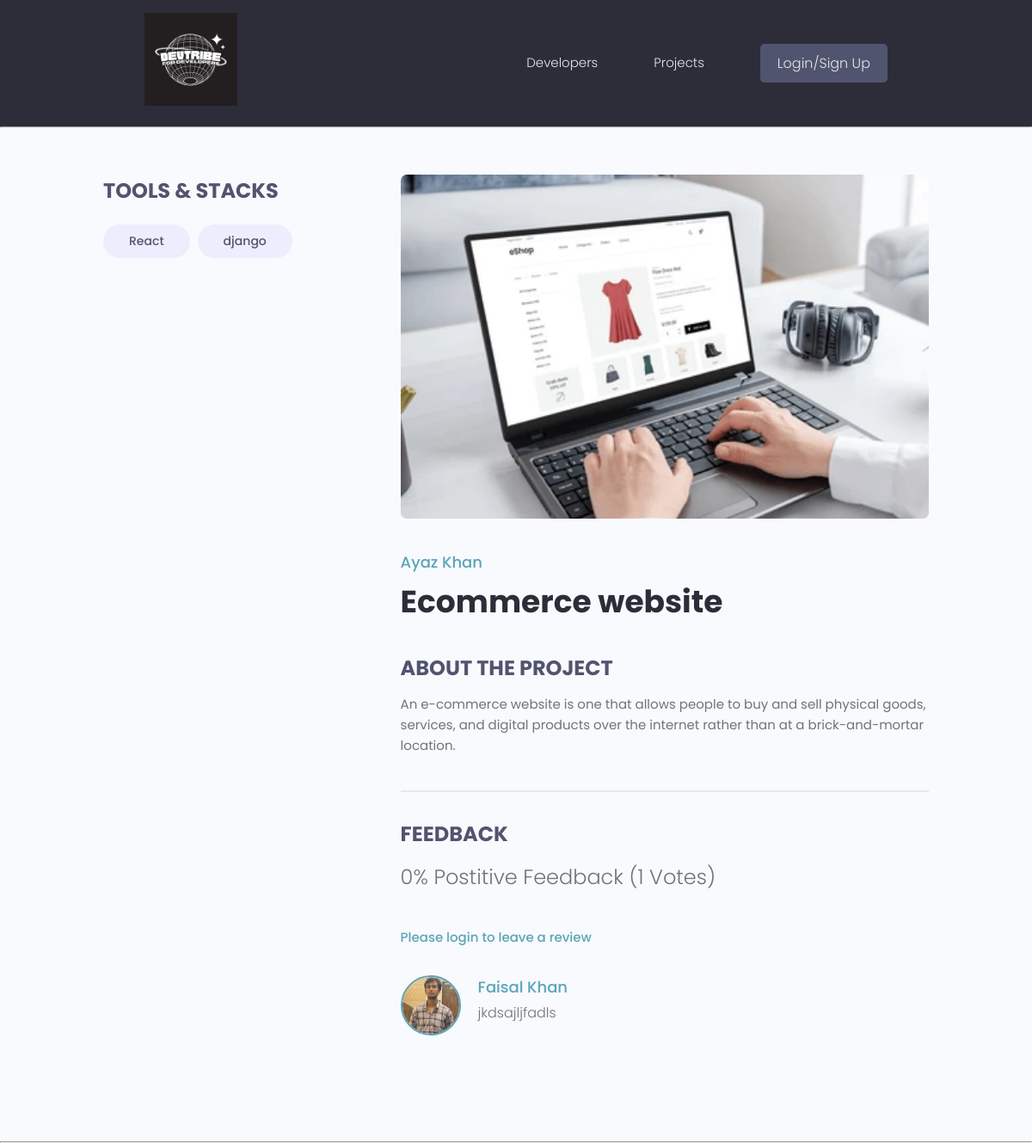
Page /project/project/8d57bae2-3c0d-40c9-9864-2e92b150cefe on the committed database.
### projects/models.py (models this page shows, shortened)
class Tag(models.Model):
    name=models.CharField(max_length=200)
    created=models.DateTimeField(auto_now_add=True)
    id=models.UUIDField(default=uuid.uuid4,unique=True,primary_key=True,editable=False)
    def __str__(self):
        return self.name

class project(models.Model):
    owner=models.ForeignKey(Profile,null=True,blank=True,on_delete=models.SET_NULL)
    title=models.CharField(max_length=200)
    description=models.TextField(null=True,blank=True)
    featured_image=models.ImageField(null=True,blank=True,default="default.jpg")
    demo_link=models.CharField(null=True,blank=True,max_length=2000)
    source_link=models.CharField(null=True,blank=True,max_length=2000)
    tags=models.ManyToManyField('Tag',blank=True)
    vote_total=models.IntegerField(default=0,null=True,blank=True)
    vote_ratio=models.IntegerField(default=0,null=True,blank=True)
    created=models.DateTimeField(auto_now_add=True)
    id=models.UUIDField(default=uuid.uuid4,unique=True,primary_key=True,editable=False)
    class Meta:
        ordering=['-vote_ratio','-vote_total','title']
    @property
    def reviewers(self):
        queryset=self.review_set.all().values_list('owner__id',flat=True)
        return queryset

class Review(models.Model):
    Vote_Type=(
        ('up','up vote'),
        ('down','down vote')
    )
    owner=models.ForeignKey(Profile,on_delete=models.CASCADE,null=True)
    project=models.ForeignKey(project, on_delete=models.CASCADE)
    body=models.TextField(null=True,blank=True)
    value=models.CharField(max_length=200,choices=Vote_Type)
    created=models.DateTimeField(auto_now_add=True)
    id=models.UUIDField(default=uuid.uuid4,unique=True,primary_key=True,editable=False)
    class Meta:
        unique_together=[['owner','project']]

### users/models.py (models this page shows, shortened)
class Profile(models.Model):
    user=models.OneToOneField(User,on_delete=models.CASCADE,null=True,blank=True)
    name=models.CharField(max_length=200,blank=True,null=True)
    username=models.CharField(max_length=200,blank=True,null=True)
    location=models.CharField(max_length=200,blank=True,null=True)
    email=models.EmailField(max_length=500,blank=True,null=True)
    short_intro=models.CharField(max_length=200,blank=True,null=True)
    bio=models.TextField(blank=True,null=True)
    profile_image=models.ImageField(blank=True,null=True,upload_to='profiles/',default="profiles/user-default.png")
    socila_github=models.CharField(max_length=200,blank=True,null=True)
    social_twitter=models.CharField(max_length=200,blank=True,null=True)
    social_linkedin=models.CharField(max_length=200,blank=True,null=True)
    social_youtube=models.CharField(max_length=200,blank=True,null=True)
    social_website=models.CharField(max_length=200,blank=True,null=True)
    created=models.DateTimeField(auto_now_add=True)
    id=models.UUIDField(default=uuid.uuid4,unique=True,primary_key=True,editable=False)

### projects/views.py (the view, shortened to what this page needs)
# urls.py: path('project/<str:pk>',views.projectss,name='project'),
def projectss(request,pk):
    projectobj=project.objects.get(id=pk)
    tags=projectobj.tags.all()
    form=reviewform()
    return render(request,"projects/single-project.html",{'project':projectobj,'tags':tags,'form':form})

### projects/templates/projects/single-project.html (shortened to what this page needs)
{% extends 'main.html' %}
{% block content %}
<hr>
<br>
 <main class="singleProject my-md">
    <div class="container">
      <div class="layout">
        <div class="column column--1of3">
          <h3 class="singleProject__subtitle">Tools & Stacks</h3>
          <div class="singleProject__toolStack">
            {% for tag in project.tags.all %}
            <span class="tag tag--pill tag--sub tag--lg">
              <small>{{tag}}</small>
            </span>
            {% endfor%}
          </div>
        </div>
        <div class="column column--2of3">
          <img class="singleProject__preview" src="{{ project.featured_image.url }}" alt="portfolio thumbnail" />
          <a href="profile.html" class="singleProject__developer">{{project.owner.name}}</a>
          <h2 class="singleProject__title">{{project.title}}</h2>
          <h3 class="singleProject__subtitle">About the Project</h3>
          <div class="singleProject__info">
            {{project.description}}
          </div>
          <div class="comments">
            <h3 class="singleProject__subtitle">Feedback</h3>
            <h5 class="project--rating">
              {{project.vote_ratio}}% Postitive Feedback ({{project.vote_total}} Votes)
            </h5>
             {% if request.user.profile.id in project.reviewers %}
             <p>you have already submitted your review for this project</p>
             {%elif request.user.profile == project.owner %}
             <p>you cannot review your own work</p>
            {%else%}
            <a href="{% url 'login' %}?next={{request.path}}">Please login to leave a review</a>
            {%endif%}
            <div class="commentList">
              {% for review in project.review_set.all %}
              {%if review.body%}
              <div class="comment">
                <a href="{% url 'user-profiles' review.owner.id %}">
                  <img class="avatar avatar--md"
                    src="{{ review.owner.profile_image.url }}" alt="user" />
                </a>
                <div class="comment__details">
                  <a href="{% url 'user-profiles' review.owner.id %}" class="comment__author">{{review.owner.name}}</a>
                  <p class="comment__info">{{review.body|linebreaks}} </p>
                </div>
              </div>
              {%endif %}
              {%endfor%}
            </div>
          </div>
        </div>
      </div>
    </div>
  </main>
    {% endblock content %}

### static/styles/app.css (style rules this page uses)
:root { --color-sub: #2d2d39; }
img { width: 100%; }
.singleProject .column--1of3 { order: 2; }
@media screen and (min-width: 1081px) { .singleProject .column--1of3 { order: 1; } }
@media screen and (min-width: 1081px) { .singleProject .column--2of3 { order: 2; } }
.singleProject__toolStack { margin-top: 2rem; margin-bottom: 4rem; }
.singleProject__preview { height: 50vh; object-fit: cover; object-position: top center; margin-bottom: 3rem; border-radius: 0.7rem; }
.singleProject__developer { font-size: 1.8rem; font-weight: 500; }
.singleProject__title { font-size: 3.6rem; font-weight: 700; color: var(--color-sub); margin-bottom: 3rem; }
.project--rating { margin-bottom: 1.6em; margin-top: .5em; }
.singleProject__subtitle { text-transform: uppercase; font-size: 2.4rem; font-weight: 700; color: var(--color-sub-light); margin-bottom: 1rem; }
.comments { margin-top: 4rem; padding-top: 3rem; border-top: 2px solid var(--color-light); }
.commentList { margin: 3rem 0; }
.comment { display: flex; gap: 2rem; }
.comment__author { font-size: 1.8rem; }
.comment__info { font-size: 1.45rem; }

### static/uikit/styles/modules/_variables.css (style rules this page uses)
:root { --color-main: #5aa5b9; --color-main-light: #e6faff; --color-sub: #3f4156; --color-sub-light: #51546e; --color-sub-lighter: #ededfd; --color-text: #737373; --color-gray: #8b8b8b; --color-light: #e5e7eb; --color-light-gray: #767676; --color-bg: #f8fafd; --color-white: #fffefd; --color-white-light: #f3f3f3; --color-success: #359e64; --color-success-bg: #def8e8; --color-error: #fc4b0b; --color-error-bg: #fff2ee; --font-base: 'Poppins', arial, helvetica, 'Segoe UI', roboto, ubuntu, sans-serif; --font-monospace: 'Fira Code', 'Courier New', courier, monospace; --font-regular: 300; --font-medium: 500; --font-bold: 700; --generic-shadow: 1px 1px 5px #00000010; --generic-transition: all 0.3s ease-in-out; }

### static/uikit/styles/modules/_base.css (style rules this page uses)
* { margin: 0; padding: 0; box-sizing: border-box; text-rendering: optimizeLegibility; color: inherit; font-size: inherit; }
html { font-size: 50%; }
@media only screen and (min-width: 480px) { html { font-size: 56.25%; } }
@media only screen and (min-width: 1200px) { html { font-size: 62.5%; } }
body { line-height: 1.6; font-weight: 400; font-size: 1.5rem; color: var(--color-text); background-color: var(--color-bg); min-height: 100vh; }

### static/uikit/styles/modules/_typography.css (style rules this page uses)
* { font-family: var(--font-base); }
h2 { font-size: 3.6rem; font-weight: var(--font-bold); }
h3 { font-size: 3.2rem; font-weight: var(--font-medium); }
h5 { font-size: 2.4rem; font-weight: var(--font-medium); }
h5, h6 { font-weight: var(--font-regular); }
p, span, strong { font-size: 1.6rem; color: var(--color-text); font-weight: var(--font-regular); }
a { padding-bottom: 2px; text-decoration: none; display: inline-block; color: var(--color-main); font-weight: var(--font-medium); }

### static/uikit/styles/modules/_utilities.css (style rules this page uses)
.container { width: 92%; max-width: 165rem; margin: 0 auto; box-sizing: border-box; }
@media screen and (min-width: 1000px) { .container { width: 90%; } }
@media screen and (min-width: 1200px) { .container { width: 80%; } }
.my-md { margin: 3rem auto; }

### static/uikit/styles/modules/_avatar.css (style rules this page uses)
.avatar { border-radius: 50%; border: 2px solid var(--color-main); object-fit: cover; }
.avatar--md { height: 7rem; width: 7rem; }

### static/uikit/styles/modules/_tag.css (style rules this page uses)
.tag { display: inline-flex; align-items: center; background-color: var(--color-sub); height: -webkit-fit-content; height: -moz-fit-content; height: fit-content; width: -webkit-fit-content; width: -moz-fit-content; width: fit-content; border-radius: 0.5rem; padding: 0.5rem 1.5rem; font-size: 1.2rem; cursor: pointer; }
.tag:not(:last-child) { margin-right: 0.25rem; margin-bottom: 0.75rem; }
.tag > small { color: var(--color-white); }
.tag--pill { border-radius: 5rem; }
.tag--sub, .tag--sub > small { background: var(--color-sub-lighter); color: var(--color-sub-light); font-weight: 500; }
.tag--lg { padding: 0.8rem 3rem; font-size: 1.4rem; }
.tag--lg:not(:last-child) { margin-right: 0.5rem; margin-bottom: 1rem; }

### static/uikit/styles/modules/_layout.css (style rules this page uses)
.layout { display: flex; flex-flow: row wrap; justify-content: space-between; }
.layout > .column { margin-bottom: 3rem; }
.layout > .column.column--1of3 { flex-basis: 30%; }
.layout > .column.column--2of3 { flex-basis: 64%; }

### rows in the picture
Tag: name "React"
Tag: name "django"
project: featured_image (picture), owner.name "Ayaz Khan", title "Ecommerce website", description "An e-commerce website is one that allows people to buy and sell physical goods, services, and digital products over the internet rather than at a brick-and-mortar location.", vote_ratio "0", vote_total "1"
Review: owner.profile_image (picture), owner.name "Faisal Khan", body "jkdsajljfadls"
